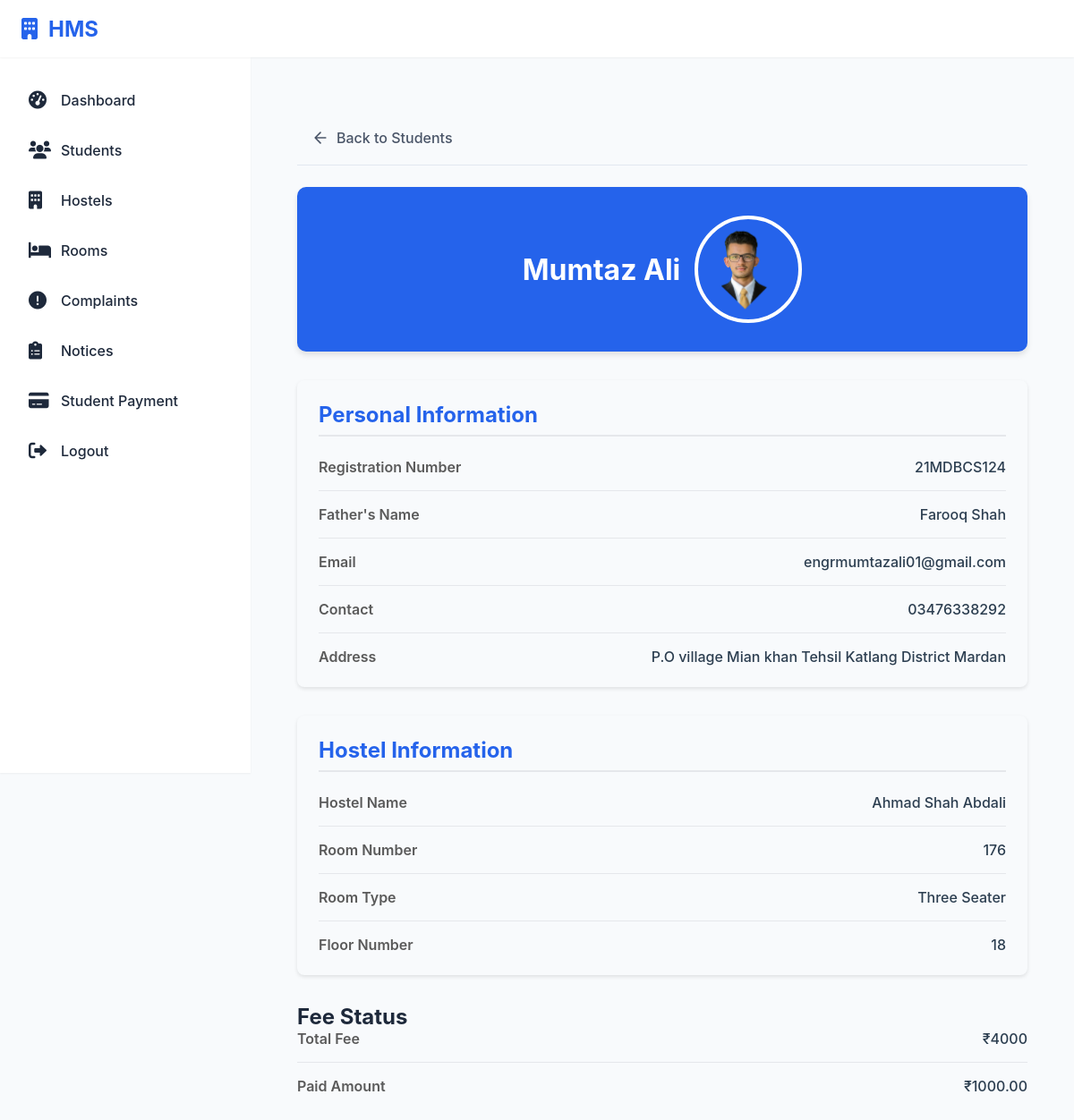
The app's page /hostel/student/7/ (signed in) with its own data.
### hostel/models.py (models this page shows, shortened)
class Student(models.Model):
    Room_ID = models.ForeignKey(Room, on_delete=models.SET_NULL, null=True)
    @property
    def total_fee_amount(self):
        room_fees = {
            'Single Seater': 8000,
            'Two Seater': 6000,
            'Three Seater': 4000,
            'Six Seater': 3000
        }
        return room_fees.get(self.Room_ID.Room_Type, 5000)
    PAYMENT_STATUS_CHOICES = [
        ('NOT_PAID', 'Not Paid'),
        ('PARTIALLY_PAID', 'Partially Paid'),
        ('FULLY_PAID', 'Fully Paid'),
    ]
    Student_ID = models.AutoField(primary_key=True)
    Registration_Number = models.CharField(max_length=20, unique=True, null=True, blank=True)
    user = models.OneToOneField(User, on_delete=models.CASCADE, null=True)
    profile_picture = models.ImageField(upload_to='student_profiles/', null=True, blank=True)
    F_Name = models.CharField(max_length=50)
    L_Name = models.CharField(max_length=50)
    Contact_Info = models.CharField(max_length=100)
    Address = models.TextField()
    Department = models.CharField(max_length=100)
    FatherName = models.CharField(max_length=50)
    fee_status = models.CharField(max_length=20, choices=PAYMENT_STATUS_CHOICES, default='NOT_PAID')
    mess_status = models.BooleanField(default=False)
    Room_ID = models.ForeignKey(Room, on_delete=models.CASCADE, related_name="students")
    Hostel_ID = models.ForeignKey(Hostel, on_delete=models.CASCADE, related_name="students")
    total_paid_amount = models.DecimalField(max_digits=10, decimal_places=2, default=0)

class Hostel(models.Model):
    Hostel_ID = models.AutoField(primary_key=True)
    Hostel_Name = models.CharField(max_length=255, unique=True)
    No_Of_Rooms = models.IntegerField(default=0)
    No_Of_Students = models.IntegerField(default=0)
    Single_Seater_Rooms = models.IntegerField(default=0)
    Two_Seater_Rooms = models.IntegerField(default=0)
    Three_Seater_Rooms = models.IntegerField(default=0)
    Six_Seater_Rooms = models.IntegerField(default=0)

class Room(models.Model):
    Room_ID = models.AutoField(primary_key=True)
    Room_Type = models.CharField(max_length=255)
    Capacity = models.IntegerField()
    Location = models.CharField(max_length=255)
    Room_No = models.CharField(max_length=50, unique=True)
    Floor_No = models.IntegerField()
    Students_Alloted = models.IntegerField(default=0)
    Hostel_ID = models.ForeignKey(Hostel, on_delete=models.CASCADE, related_name="rooms")

### hostel/views.py (the view)
# urls.py: path('student/<int:student_id>/', views.view_student, name='view_student'),
@login_required
def view_student(request, student_id):
    student = get_object_or_404(Student, Student_ID=student_id)
    return render(request, 'view_student.html', {'student': student})

### hostel/templates/view_student.html (shortened to what this page needs)
{% extends 'base.html' %}
{% block content %}
<div class="container">
    <div class="back-link">
        <a href="{% url 'list_students' %}" class="return-button">
            <svg xmlns="http://www.w3.org/2000/svg" width="20" height="20" viewBox="0 0 24 24" fill="none" stroke="currentColor" stroke-width="2" stroke-linecap="round" stroke-linejoin="round">
                <path d="M19 12H5M12 19l-7-7 7-7"/>
            </svg>
            Back to Students
        </a>
    </div>
    <div class="profile-header">
        <div class="name">{{ student.F_Name }} {{ student.L_Name }}</div>
        <img src="{{ student.profile_picture.url }}" alt="Profile Picture" class="profile-image">
    </div>
    <div class="section">
        <div class="info-section">
            <h2>Personal Information</h2>
            <div class="info-item">
                <span class="info-label">Registration Number</span>
                <span class="info-value">{{ student.Registration_Number }}</span>
            </div>
            <div class="info-item">
                <span class="info-label">Father's Name</span>
                <span class="info-value">{{ student.FatherName }}</span>
            </div>
            <div class="info-item">
                <span class="info-label">Email</span>
                <span class="info-value">{{ student.user.email }}</span>
            </div>
            <div class="info-item">
                <span class="info-label">Contact</span>
                <span class="info-value">{{ student.Contact_Info }}</span>
            </div>
            <div class="info-item">
                <span class="info-label">Address</span>
                <span class="info-value">{{ student.Address }}</span>
            </div>
        </div>
    </div>
    <div class="section">
        <div class="info-section">
            <h2>Hostel Information</h2>
            <div class="info-item">
                <span class="info-label">Hostel Name</span>
                <span class="info-value">{{ student.Hostel_ID.Hostel_Name }}</span>
            </div>
            <div class="info-item">
                <span class="info-label">Room Number</span>
                <span class="info-value">{{ student.Room_ID.Room_No }}</span>
            </div>
            <div class="info-item">
                <span class="info-label">Room Type</span>
                <span class="info-value">{{ student.Room_ID.Room_Type }}</span>
            </div>
            <div class="info-item">
                <span class="info-label">Floor Number</span>
                <span class="info-value">{{ student.Room_ID.Floor_No }}</span>
            </div>
        </div>
    </div>
    <div class="section">
        <h2>Fee Status</h2>
        <div class="info-item">
            <span class="info-label">Total Fee</span>
            <span class="info-value">₹{{ student.total_fee_amount }}</span>
        </div>
        <div class="info-item">
            <span class="info-label">Paid Amount</span>
            <span class="info-value">₹{{ student.total_paid_amount }}</span>
        </div>
    </div>
</div>
{% endblock %}

### hostel/templates/base.html (style rules this page uses)
:root { --primary-color: #2563eb; --background-color: #f8fafc; --text-color: #1e293b; --sidebar-width: 280px; --header-height: 64px; --shadow-sm: 0 1px 2px 0 rgb(0 0 0 / 0.05); }
* { margin: 0; padding: 0; box-sizing: border-box; }
body { font-family: 'Inter', system-ui, -apple-system, sans-serif; background: var(--background-color); color: var(--text-color); }

### hostel/templates/view_student.html (style rules this page uses)
.container { max-width: 1000px; margin: 2rem auto; padding: 0 20px; }
.back-link { padding: 1rem; border-bottom: 1px solid #e2e8f0; margin-bottom: 1.5rem; }
.return-button { display: inline-flex; align-items: center; gap: 0.5rem; color: #4a5568; text-decoration: none; font-weight: 500; transition: color 0.2s; }
.profile-header { display: flex; align-items: center; justify-content: center; background-color: #2563eb; color: white; padding: 2rem; border-radius: 10px; box-shadow: 0 4px 6px rgba(0, 0, 0, 0.1); margin-bottom: 2rem; }
.profile-header .name { font-size: 2rem; font-weight: bold; margin-right: 1rem; }
.profile-image { border-radius: 50%; width: 120px; height: 120px; object-fit: cover; border: 4px solid white; }
.section { margin-bottom: 2rem; }
.info-section { background-color: #f8fafc; border-radius: 8px; padding: 1.5rem; box-shadow: 0 2px 4px rgba(0, 0, 0, 0.1); }
.info-section h2 { font-size: 1.5rem; color: #2563eb; margin-bottom: 1.5rem; border-bottom: 2px solid #e5e7eb; padding-bottom: 0.5rem; }
.info-item { display: flex; justify-content: space-between; margin-bottom: 1rem; padding-bottom: 1rem; border-bottom: 1px solid #e5e7eb; }
.info-item:last-child { border-bottom: none; margin-bottom: 0; padding-bottom: 0; }
.info-label { font-weight: 600; color: #5a5a5a; }
.info-value { font-weight: 500; color: #2c3e50; text-align: right; }

### records on screen
Student: F_Name "Mumtaz", L_Name "Ali", profile_picture (placeholder picture), Registration_Number "21MDBCS124", FatherName "Farooq Shah", user.email "engrmumtazali01@gmail.com", Contact_Info "03476338292", Address "P.O village Mian khan Tehsil Katlang District Mardan", Hostel_ID.Hostel_Name "Ahmad Shah Abdali", Room_ID.Room_No "176", Room_ID.Room_Type "Three Seater", Room_ID.Floor_No "18", total_fee_amount "4000", total_paid_amount "1000.00"
